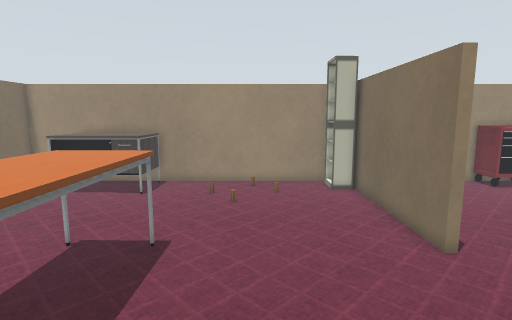
[1] (above)

23 first-person views from a walk through a world built for the Gazebo simulator. The camera is 1 m above the floor, tilts 8° down and sees 80° across. The floor is counted in squares, 0.25 m on a side. Each view is taken from the middle of a square. On the plan, view 1 faces up. The plan holds only what a view shows up to about 20 squares ahead; the rest is blank. The place goes on beyond the plan. Some surface patterns are stand-ins.

[2]
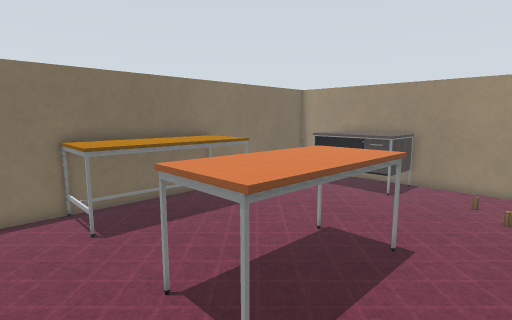

[3]
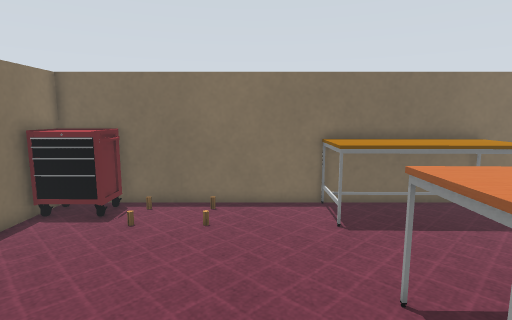

[4]
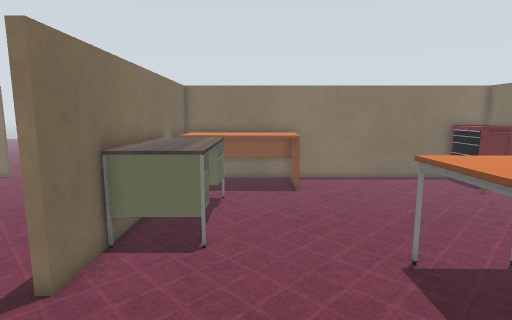

[5]
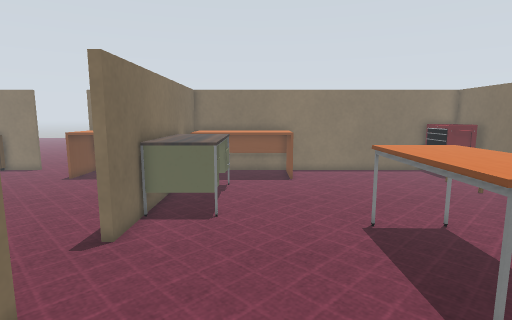

[6]
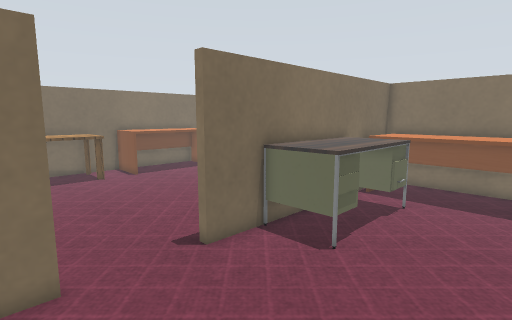

[7]
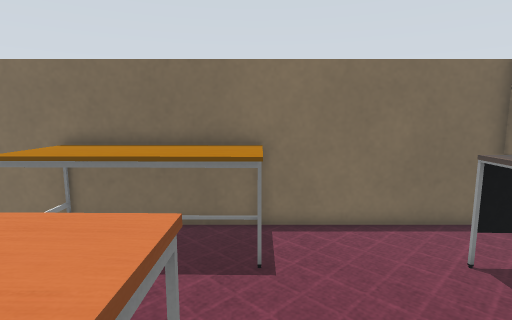

[8]
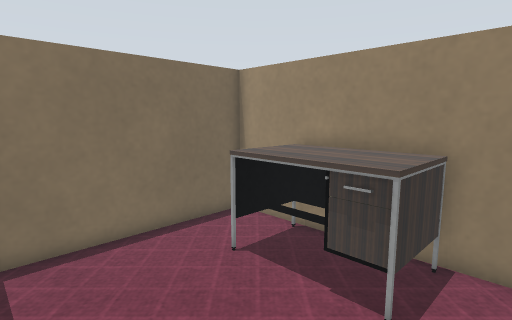

[9]
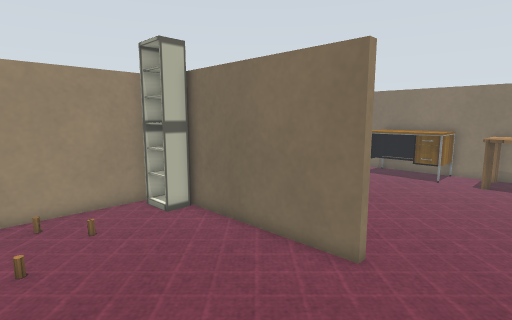

[10]
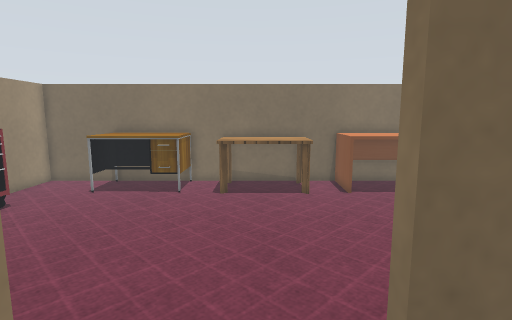

[11]
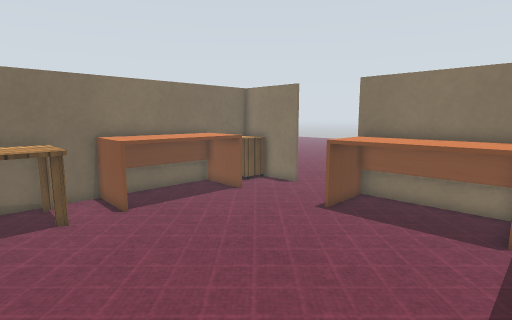

[12]
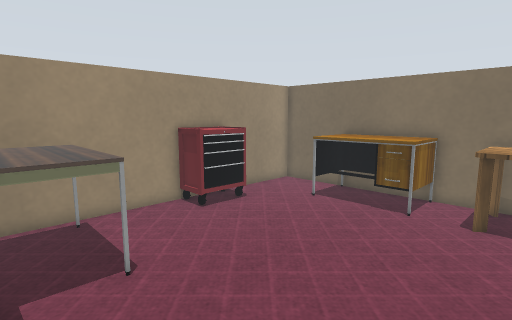

[13]
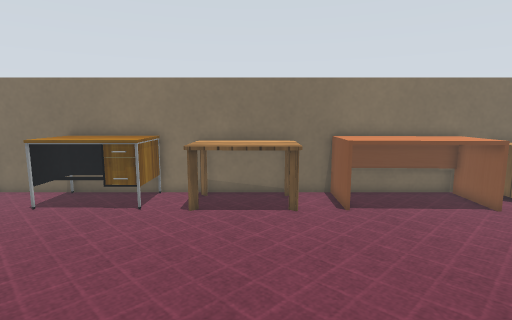

[14]
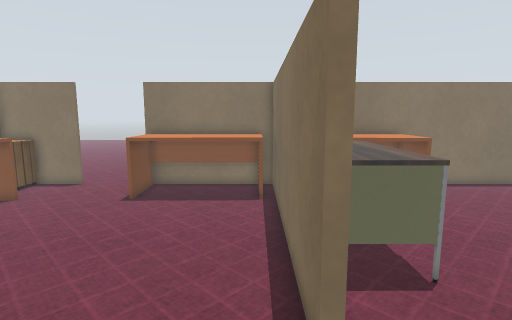

[15]
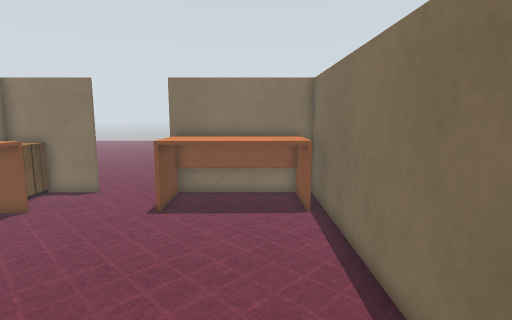

[16]
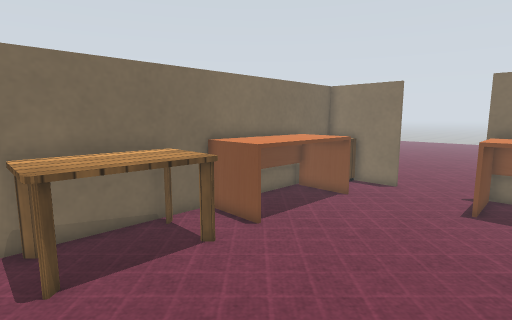

[17]
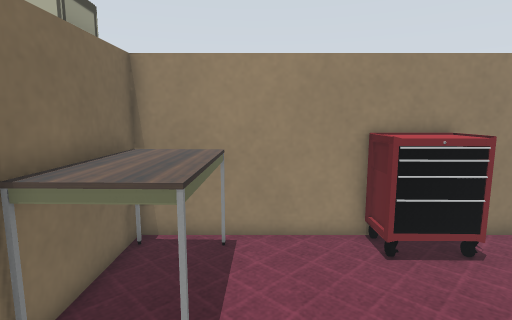

[18]
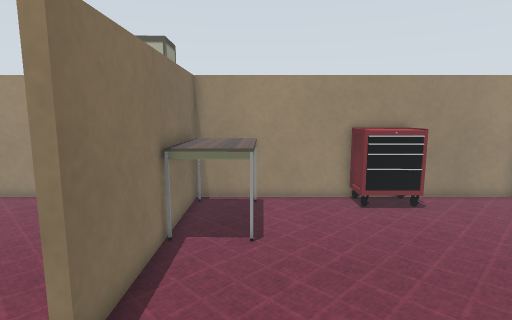

[19]
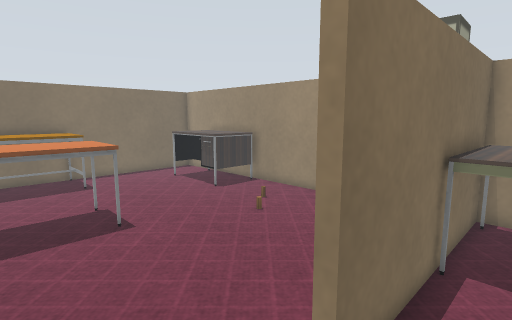

[20]
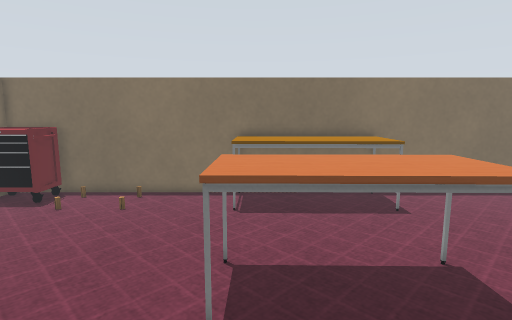

[21]
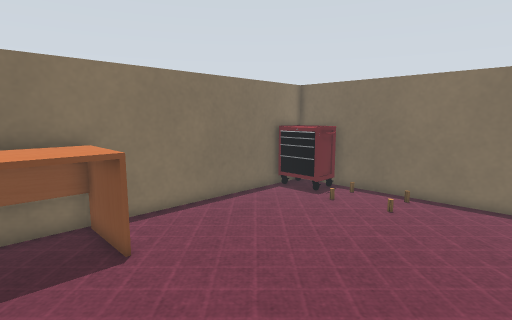

[22]
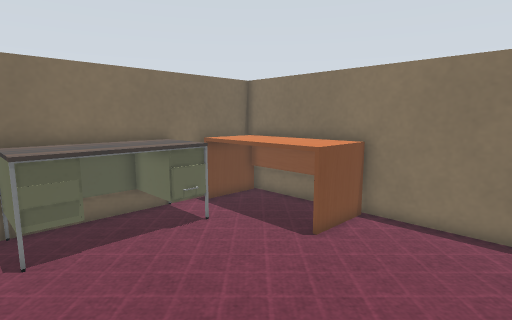

[23]
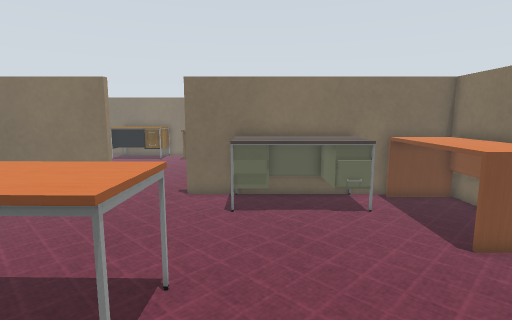

### Floor plan
Points are (right, up) in squares from view 1. A wall is a line through its corners. A room is listed if a view was taken in it or the views show most of it. See-through windows are left out.
Room 1 (views 1, 2, 3, 4, 5, 6, 7, 8, 9, 10, 20, 21, 22, 23)
walls: (5.6, 8.6) (5.6, 17.4); (4.5, 19) (-14, 19) (-14, -9) (5.6, -9) (5.6, 4.6)
ways out: opening at (6, 6.5) to room 2
objects: other object (-13, -8) to (-12, -6); table (-13, 3) to (-11, 10); desk (-11, 16) to (-6, 18); table (-6, 3) to (-3, 9); table (-1, -8) to (5, -6); desk (3, -4) to (5, 2); shelf (4, 17) to (5, 18)
Room 2 (views 11, 12, 13, 14, 15, 16, 17, 18, 19)
walls: (5.6, 4.6) (6, 4.6) (6, -9) (13.5, -9); (17.4, -9) (22, -9) (22, 19) (6, 19) (6, 8.6) (5.6, 8.6)
ways out: opening at (6, 6.5) to room 1
objects: table (7, -8) to (13, -6); table (7, 14) to (9, 18); other object (14, 17) to (16, 18); table (19, -5) to (21, 1); kitchen table (19, 3) to (21, 8); desk (19, 10) to (21, 15); other object (20, -8) to (21, -7)

Positions as (right, up) in squares from view 1, and headings:
1: (0, 0), facing up
2: (0, 0), facing up-left
3: (0, 0), facing left
4: (1, 11), facing down
5: (1, 14), facing down
6: (-2, 10), facing down-right
7: (-3, 10), facing left
8: (-4, 10), facing up-left
9: (-2, 5), facing up-right
10: (3, 6), facing right
11: (6, 6), facing down-right
12: (6, 6), facing up-right
13: (6, 5), facing right
14: (7, 9), facing down
15: (9, 7), facing down
16: (11, 9), facing down-right
17: (10, 9), facing up
18: (9, 4), facing up
19: (8, 5), facing up-left
20: (2, 4), facing left
21: (2, 3), facing down-left
22: (-7, 3), facing down-right
23: (-10, 1), facing right
